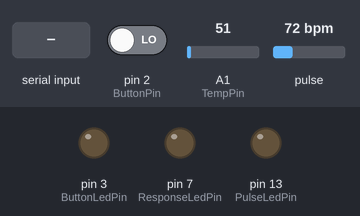
Bench run of a sketch on a simulated Arduino Uno, built with avr-gcc and run on an emulated ATmega328P. Parts: output pins drawn as LEDs (lit = HIGH). Dashed ring = blinking. The inputs (shaded band) are chosen by the test bench; at power-on: pulse 72 bpm, pin 2 (ButtonPin) LOW, A1 (TempPin) = 51. What the sketch prints to the serial monitor is not drawn.

Above: at 3.2 s.
3.3 s: "1" received over the second serial link
8.0 s: pulse set to 130 bpm
At 20.3 s:
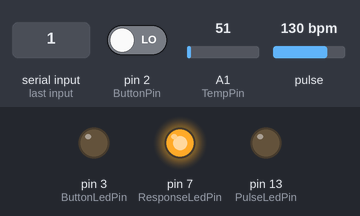
22.0 s: pulse set to 42 bpm
At 22.13 s:
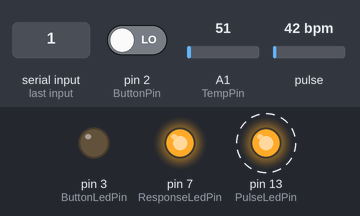
27.8 s: pin 2 (ButtonPin) driven HIGH
At 37.6 s:
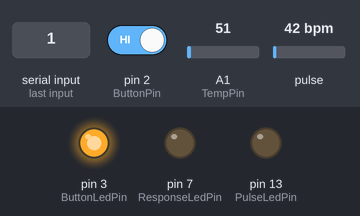
41.8 s: "0" received over the second serial link
At 42.02 s:
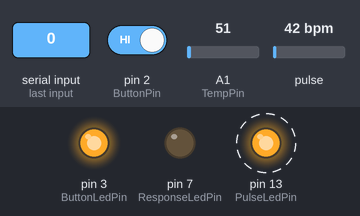
Timing chart, 0 to 56.6 s (numbered marks = the images above; inputs shaded):
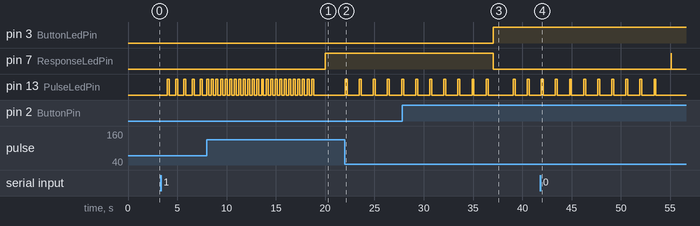

The sketch:

finalApp.ino
```cpp
#include <SoftwareSerial.h>
SoftwareSerial s(10,11); //pins for serial communication

#define USE_ARDUINO_INTERRUPTS true    // Set-up low-level interrupts for most acurate BPM math.
#include <PulseSensorPlayground.h>     // Includes the PulseSensorPlayground Library.

//  Variables
const int PulsePin = 0; // PulseSensor  connected to ANALOG PIN 0
const int TempPin = 1;  // LM35Sensor  connected to ANALOG PIN 1
const int PulseLedPin  = 13;
const int ButtonLedPin = 3;
const int ButtonPin = 2;
const int ResponseLedPin = 7;
boolean ButtonState = false;
int Threshold = 550;           // Determine which Signal to "count as a beat" and which to ignore.
                               // Use the "Gettting Started Project" to fine-tune Threshold Value beyond default setting.
                               // Otherwise leave the default "550" value.
float vmed = 0;
float ve = 0;
int beats =0;
int heartRate=0;
float temperatureC = 0;
String data;

PulseSensorPlayground pulseSensor;  // Creates an instance of the PulseSensorPlayground object called "pulseSensor"


void setup() {

  Serial.begin(9600);          // For Serial Monitor
  s.begin(9600);

  pinMode(PulseLedPin,OUTPUT);
  pinMode(ButtonLedPin,OUTPUT);
  pinMode(ResponseLedPin,OUTPUT);
  pinMode(ButtonPin,INPUT);


  // Configure the PulseSensor object, by assigning our variables to it.
  pulseSensor.analogInput(PulsePin);
  pulseSensor.blinkOnPulse(PulseLedPin);       //auto-magically blink Arduino's LED with heartbeat.
  pulseSensor.setThreshold(Threshold);

  // Double-check the "pulseSensor" object was created and "began" seeing a signal.
   if (pulseSensor.begin()) {
    Serial.println("We created a pulseSensor Object !");  //This prints one time at Arduino power-up,  or on Arduino reset.
  }


  int vmed = 0;
  int ve=0;

 delay(2000);

}


void loop() {

 vmed = 0;
 ve=0;

 ButtonState = digitalRead(ButtonPin);

 if(ButtonState == HIGH){
   digitalWrite(ButtonLedPin, HIGH);
   digitalWrite(ResponseLedPin, LOW);
 } else {
   digitalWrite(ButtonLedPin, LOW);
 }


 for (int j = 0; j < 10; j++)  {
      //getting the voltage reading from the temperature sensor
      int reading = analogRead(TempPin);

      // converting that reading to voltage, for 3.3v arduino use 3.3
      float voltage = reading * 5.0;
      voltage /= 1024.0;

      vmed = vmed + voltage;
      delay(200);
 }
  ve = vmed/10;

  unsigned long starttime = millis(); //timp de inceput pentru masuratoare
  unsigned long endtime = starttime;
  while ((endtime - starttime) <=15000) // repeta 15 secunde
  {
    if (pulseSensor.sawStartOfBeat()) {            // verificam aparitia pulsului
   Serial.println("♥  A HeartBeat Happened ! ");
   beats++;}
   endtime = millis();
 }

 heartRate = beats*4;
 Serial.println(heartRate); // print batai / minut
 beats = 0;

 temperatureC = ve * 100.0 ;
 Serial.println("Pulse: "+String(heartRate)+" Temp: "+String(temperatureC)+" Button: "+String(ButtonState));


  s.print(String(heartRate)+";"+String(temperatureC)+";"+ButtonState);
  ButtonState = false;

 if(s.available()>0)
 {
    data = s.readString();
    Serial.println(data);
    digitalWrite(ResponseLedPin, HIGH);

 }
  delay(20);

}
```

Measured:
- after the input at 8.0 s, pin 13 (PulseLedPin): alternates HIGH for 0.20 s and LOW for 0.26 s, 48 changes in all, then stays LOW, starting at once
- after the input at 22.0 s, pin 13 (PulseLedPin): alternates HIGH for 0.20 s and LOW for 1.2 s, starting after 1.5 s
- after the input at 27.8 s, pin 3 (ButtonLedPin): LOW → HIGH after 9.3 s; pin 7 (ResponseLedPin): HIGH → LOW after 9.3 s
- after the input at 41.8 s, pin 7 (ResponseLedPin): LOW → HIGH after 13.3 s, → LOW 0.02 s later; pin 13 (PulseLedPin): goes on until 53.6 s, then stays LOW
- by itself, pin 13 (PulseLedPin): alternates HIGH for 0.20 s and LOW for 0.63 s
